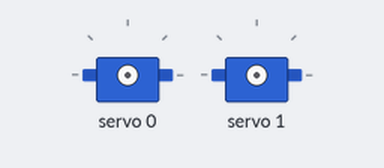
Simulated run of this sketch. Board: ESP32. Parts: 2 × servo.

Above: at 0.05 s.
At 0.5 s:
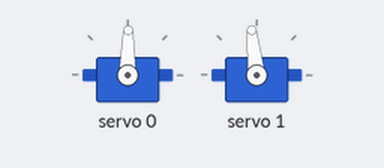
At 0.95 s:
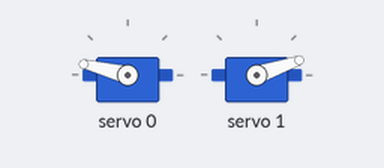
At 1.9 s:
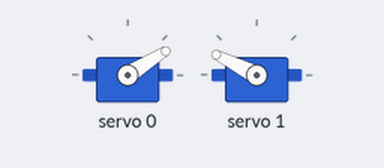
Timing chart, 0 to 4.7 s (numbered marks = the images above):
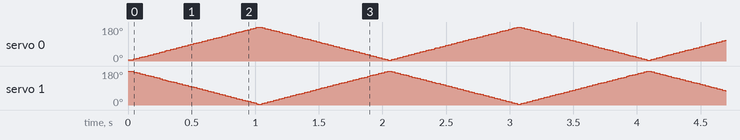

The sketch:

ServoTesting.ino
```cpp
#include <Wire.h>
#include <Adafruit_PWMServoDriver.h>

// I2C address 0x40 is default for most PCA9685 boards.
// If you changed A0–A5 address jumpers, adjust this.
Adafruit_PWMServoDriver pwm = Adafruit_PWMServoDriver(0x40);

// ---- Servo timing (tune if needed) ----
// Most analog servos: ~500–2500 µs for 0–180°.
// Many work well with 600–2400 µs. Calibrate yours!
const int SERVO_MIN_US = 600;   // pulse at 0°
const int SERVO_MAX_US = 2400;  // pulse at 180°
const int SERVO_FREQ   = 50;    // Hz (standard)

int angleToMicros(float deg) {
  // constrain angle and map to pulse width
  deg = constrain(deg, 0.0, 180.0);
  return SERVO_MIN_US + (int)((SERVO_MAX_US - SERVO_MIN_US) * (deg / 180.0));
}

// Convert microseconds to 12-bit ticks for PCA9685 at given frequency
uint16_t microsToTicks(int us) {
  // 4096 ticks per period
  // period (µs) = 1e6 / SERVO_FREQ
  float period_us = 1000000.0f / SERVO_FREQ;
  float ticks = (us * 4096.0f) / period_us;
  // Clamp to [0, 4095]
  if (ticks < 0) ticks = 0;
  if (ticks > 4095) ticks = 4095;
  return (uint16_t)(ticks);
}

// Write an angle to a PCA9685 channel
void writeServoAngle(uint8_t channel, float deg) {
  int us = angleToMicros(deg);
  uint16_t on = 0;
  uint16_t off = microsToTicks(us);
  pwm.setPWM(channel, on, off);
}

void setup() {
  // If you use different I2C pins on ESP32, set them here:
  // Default ESP32 I2C is SDA=21, SCL=22.
  Wire.begin(21, 22);

  pwm.begin();
  // Use the internal oscillator; for most boards this is fine.
  // If you have timing drift, you can call pwm.setOscillatorFrequency(27000000);
  pwm.setPWMFreq(SERVO_FREQ);

  delay(10); // allow frequency to settle

  // Move both servos to a known start angle
  writeServoAngle(0, 90);  // CH0 @ 90°
  writeServoAngle(1, 90);  // CH1 @ 90°
}

void loop() {
  // Simple demo: sweep both servos 0→180→0
  for (int a = 0; a <= 180; a += 2) {
    writeServoAngle(0, a);
    writeServoAngle(1, 180 - a);
    delay(10);
  }
  for (int a = 180; a >= 0; a -= 2) {
    writeServoAngle(0, a);
    writeServoAngle(1, 180 - a);
    delay(10);
  }
}
```
